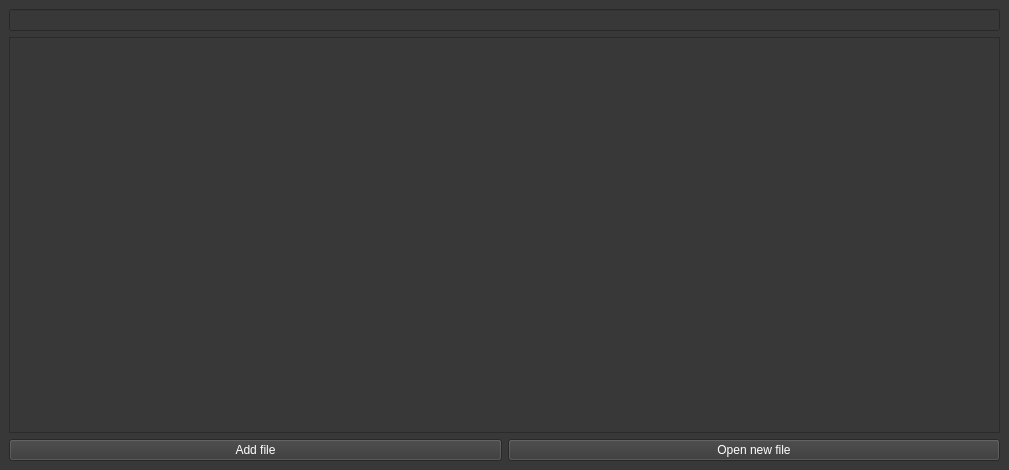
<?xml version="1.0" encoding="UTF-8"?>
<ui version="4.0">
 <class>MainWindow</class>
 <widget class="QMainWindow" name="MainWindow">
  <property name="geometry">
   <rect>
    <x>0</x>
    <y>0</y>
    <width>1009</width>
    <height>470</height>
   </rect>
  </property>
  <property name="windowTitle">
   <string>MainWindow</string>
  </property>
  <property name="styleSheet">
   <string notr="true">background-color: rgb(56, 56, 56);
color: white;</string>
  </property>
  <widget class="QWidget" name="centralwidget">
   <layout class="QGridLayout" name="gridLayout">
    <item row="2" column="0">
     <widget class="QPushButton" name="add_file_Button">
      <property name="text">
       <string>Add file</string>
      </property>
     </widget>
    </item>
    <item row="2" column="1">
     <widget class="QPushButton" name="open_new_file_Button">
      <property name="text">
       <string>Open new file</string>
      </property>
     </widget>
    </item>
    <item row="1" column="0" colspan="2">
     <widget class="QTableWidget" name="tableWidget">
      <property name="styleSheet">
       <string notr="true">background-color: rgb(56, 56, 56);
color: black;
QHeaderView::section { background-color:red }</string>
      </property>
     </widget>
    </item>
    <item row="0" column="0" colspan="2">
     <widget class="QLineEdit" name="lineEdit"/>
    </item>
   </layout>
  </widget>
 </widget>
 <resources/>
 <connections/>
</ui>
